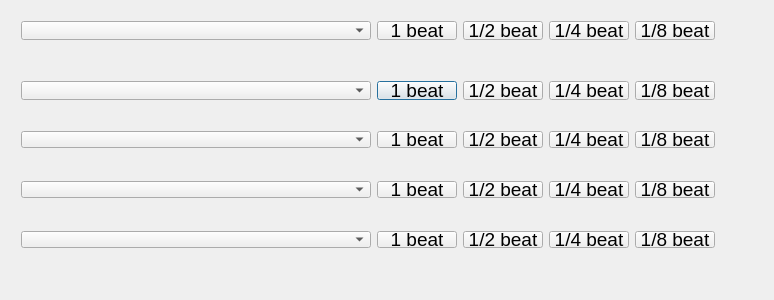
<?xml version="1.0" encoding="UTF-8"?>
<ui version="4.0">
 <class>Dialog</class>
 <widget class="QDialog" name="Dialog">
  <property name="geometry">
   <rect>
    <x>0</x>
    <y>0</y>
    <width>774</width>
    <height>300</height>
   </rect>
  </property>
  <property name="windowTitle">
   <string>Dialog</string>
  </property>
  <widget class="QWidget" name="verticalLayoutWidget">
   <property name="geometry">
    <rect>
     <x>10</x>
     <y>70</y>
     <width>761</width>
     <height>41</height>
    </rect>
   </property>
   <layout class="QVBoxLayout" name="verticalLayout">
    <item>
     <layout class="QHBoxLayout" name="horLayoutSong2">
      <item>
       <widget class="QComboBox" name="songNameBeat2">
        <property name="sizePolicy">
         <sizepolicy hsizetype="Maximum" vsizetype="Fixed">
          <horstretch>4</horstretch>
          <verstretch>0</verstretch>
         </sizepolicy>
        </property>
        <property name="minimumSize">
         <size>
          <width>350</width>
          <height>0</height>
         </size>
        </property>
       </widget>
      </item>
      <item>
       <widget class="QPushButton" name="oneBeatSong2">
        <property name="font">
         <font>
          <pointsize>14</pointsize>
         </font>
        </property>
        <property name="text">
         <string>1 beat</string>
        </property>
       </widget>
      </item>
      <item>
       <widget class="QPushButton" name="halfBeatSong2">
        <property name="font">
         <font>
          <pointsize>14</pointsize>
         </font>
        </property>
        <property name="text">
         <string>1/2 beat</string>
        </property>
       </widget>
      </item>
      <item>
       <widget class="QPushButton" name="quarterBeatSong2">
        <property name="font">
         <font>
          <pointsize>14</pointsize>
         </font>
        </property>
        <property name="text">
         <string>1/4 beat</string>
        </property>
       </widget>
      </item>
      <item>
       <widget class="QPushButton" name="eighthBeatSong2">
        <property name="font">
         <font>
          <pointsize>14</pointsize>
         </font>
        </property>
        <property name="text">
         <string>1/8 beat</string>
        </property>
       </widget>
      </item>
      <item>
       <spacer name="horSpaceSong2">
        <property name="orientation">
         <enum>Qt::Horizontal</enum>
        </property>
        <property name="sizeHint" stdset="0">
         <size>
          <width>40</width>
          <height>20</height>
         </size>
        </property>
       </spacer>
      </item>
     </layout>
    </item>
   </layout>
  </widget>
  <widget class="QWidget" name="horizontalLayoutWidget">
   <property name="geometry">
    <rect>
     <x>10</x>
     <y>10</y>
     <width>759</width>
     <height>41</height>
    </rect>
   </property>
   <layout class="QHBoxLayout" name="orLayoutSong1">
    <item>
     <widget class="QComboBox" name="songName">
      <property name="sizePolicy">
       <sizepolicy hsizetype="Maximum" vsizetype="Fixed">
        <horstretch>4</horstretch>
        <verstretch>0</verstretch>
       </sizepolicy>
      </property>
      <property name="minimumSize">
       <size>
        <width>350</width>
        <height>0</height>
       </size>
      </property>
     </widget>
    </item>
    <item>
     <widget class="QPushButton" name="oneBeat">
      <property name="font">
       <font>
        <pointsize>14</pointsize>
       </font>
      </property>
      <property name="text">
       <string>1 beat</string>
      </property>
     </widget>
    </item>
    <item>
     <widget class="QPushButton" name="halfBeat">
      <property name="font">
       <font>
        <pointsize>14</pointsize>
       </font>
      </property>
      <property name="text">
       <string>1/2 beat</string>
      </property>
     </widget>
    </item>
    <item>
     <widget class="QPushButton" name="quarterBeat">
      <property name="font">
       <font>
        <pointsize>14</pointsize>
       </font>
      </property>
      <property name="text">
       <string>1/4 beat</string>
      </property>
     </widget>
    </item>
    <item>
     <widget class="QPushButton" name="eighthBeat">
      <property name="font">
       <font>
        <pointsize>14</pointsize>
       </font>
      </property>
      <property name="text">
       <string>1/8 beat</string>
      </property>
     </widget>
    </item>
    <item>
     <spacer name="horSpaceSong1">
      <property name="orientation">
       <enum>Qt::Horizontal</enum>
      </property>
      <property name="sizeHint" stdset="0">
       <size>
        <width>40</width>
        <height>20</height>
       </size>
      </property>
     </spacer>
    </item>
   </layout>
  </widget>
  <widget class="QWidget" name="horizontalLayoutWidget_3">
   <property name="geometry">
    <rect>
     <x>10</x>
     <y>120</y>
     <width>759</width>
     <height>39</height>
    </rect>
   </property>
   <layout class="QHBoxLayout" name="horLayoutSong2_2">
    <item>
     <widget class="QComboBox" name="songName3">
      <property name="sizePolicy">
       <sizepolicy hsizetype="Maximum" vsizetype="Fixed">
        <horstretch>4</horstretch>
        <verstretch>0</verstretch>
       </sizepolicy>
      </property>
      <property name="minimumSize">
       <size>
        <width>350</width>
        <height>0</height>
       </size>
      </property>
     </widget>
    </item>
    <item>
     <widget class="QPushButton" name="oneBeatSong3">
      <property name="font">
       <font>
        <pointsize>14</pointsize>
       </font>
      </property>
      <property name="text">
       <string>1 beat</string>
      </property>
     </widget>
    </item>
    <item>
     <widget class="QPushButton" name="halfBeatSong3">
      <property name="font">
       <font>
        <pointsize>14</pointsize>
       </font>
      </property>
      <property name="text">
       <string>1/2 beat</string>
      </property>
     </widget>
    </item>
    <item>
     <widget class="QPushButton" name="quarterBeat3">
      <property name="font">
       <font>
        <pointsize>14</pointsize>
       </font>
      </property>
      <property name="text">
       <string>1/4 beat</string>
      </property>
     </widget>
    </item>
    <item>
     <widget class="QPushButton" name="eighthBeatSong3">
      <property name="font">
       <font>
        <pointsize>14</pointsize>
       </font>
      </property>
      <property name="text">
       <string>1/8 beat</string>
      </property>
     </widget>
    </item>
    <item>
     <spacer name="horSpaceSong2_2">
      <property name="orientation">
       <enum>Qt::Horizontal</enum>
      </property>
      <property name="sizeHint" stdset="0">
       <size>
        <width>40</width>
        <height>20</height>
       </size>
      </property>
     </spacer>
    </item>
   </layout>
  </widget>
  <widget class="QWidget" name="horizontalLayoutWidget_4">
   <property name="geometry">
    <rect>
     <x>10</x>
     <y>170</y>
     <width>759</width>
     <height>39</height>
    </rect>
   </property>
   <layout class="QHBoxLayout" name="horLayoutSong2_3">
    <item>
     <widget class="QComboBox" name="songNameSong4">
      <property name="sizePolicy">
       <sizepolicy hsizetype="Maximum" vsizetype="Fixed">
        <horstretch>4</horstretch>
        <verstretch>0</verstretch>
       </sizepolicy>
      </property>
      <property name="minimumSize">
       <size>
        <width>350</width>
        <height>0</height>
       </size>
      </property>
     </widget>
    </item>
    <item>
     <widget class="QPushButton" name="oneBeatSong4">
      <property name="font">
       <font>
        <pointsize>14</pointsize>
       </font>
      </property>
      <property name="text">
       <string>1 beat</string>
      </property>
     </widget>
    </item>
    <item>
     <widget class="QPushButton" name="halfBeatSong4">
      <property name="font">
       <font>
        <pointsize>14</pointsize>
       </font>
      </property>
      <property name="text">
       <string>1/2 beat</string>
      </property>
     </widget>
    </item>
    <item>
     <widget class="QPushButton" name="quarterBeatSong4">
      <property name="font">
       <font>
        <pointsize>14</pointsize>
       </font>
      </property>
      <property name="text">
       <string>1/4 beat</string>
      </property>
     </widget>
    </item>
    <item>
     <widget class="QPushButton" name="eighthBeatSong4">
      <property name="font">
       <font>
        <pointsize>14</pointsize>
       </font>
      </property>
      <property name="text">
       <string>1/8 beat</string>
      </property>
     </widget>
    </item>
    <item>
     <spacer name="horSpaceSong2_3">
      <property name="orientation">
       <enum>Qt::Horizontal</enum>
      </property>
      <property name="sizeHint" stdset="0">
       <size>
        <width>40</width>
        <height>20</height>
       </size>
      </property>
     </spacer>
    </item>
   </layout>
  </widget>
  <widget class="QWidget" name="horizontalLayoutWidget_5">
   <property name="geometry">
    <rect>
     <x>10</x>
     <y>220</y>
     <width>759</width>
     <height>39</height>
    </rect>
   </property>
   <layout class="QHBoxLayout" name="horLayoutSong2_4">
    <item>
     <widget class="QComboBox" name="songNameSong5">
      <property name="sizePolicy">
       <sizepolicy hsizetype="Maximum" vsizetype="Fixed">
        <horstretch>4</horstretch>
        <verstretch>0</verstretch>
       </sizepolicy>
      </property>
      <property name="minimumSize">
       <size>
        <width>350</width>
        <height>0</height>
       </size>
      </property>
     </widget>
    </item>
    <item>
     <widget class="QPushButton" name="oneBeatSong5">
      <property name="font">
       <font>
        <pointsize>14</pointsize>
       </font>
      </property>
      <property name="text">
       <string>1 beat</string>
      </property>
     </widget>
    </item>
    <item>
     <widget class="QPushButton" name="halfBeatSong5">
      <property name="font">
       <font>
        <pointsize>14</pointsize>
       </font>
      </property>
      <property name="text">
       <string>1/2 beat</string>
      </property>
     </widget>
    </item>
    <item>
     <widget class="QPushButton" name="quarterBeatSong5">
      <property name="font">
       <font>
        <pointsize>14</pointsize>
       </font>
      </property>
      <property name="text">
       <string>1/4 beat</string>
      </property>
     </widget>
    </item>
    <item>
     <widget class="QPushButton" name="eighthBeatSong5">
      <property name="font">
       <font>
        <pointsize>14</pointsize>
       </font>
      </property>
      <property name="text">
       <string>1/8 beat</string>
      </property>
     </widget>
    </item>
    <item>
     <spacer name="horSpaceSong2_4">
      <property name="orientation">
       <enum>Qt::Horizontal</enum>
      </property>
      <property name="sizeHint" stdset="0">
       <size>
        <width>40</width>
        <height>20</height>
       </size>
      </property>
     </spacer>
    </item>
   </layout>
  </widget>
 </widget>
 <layoutdefault spacing="6" margin="11"/>
 <resources/>
 <connections/>
</ui>
